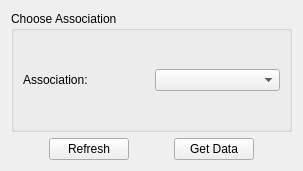
<?xml version="1.0" encoding="UTF-8"?>
<ui version="4.0">
 <class>Form</class>
 <widget class="QWidget" name="Form">
  <property name="geometry">
   <rect>
    <x>0</x>
    <y>0</y>
    <width>303</width>
    <height>171</height>
   </rect>
  </property>
  <property name="windowTitle">
   <string>Birth Attribute</string>
  </property>
  <layout class="QVBoxLayout" name="verticalLayout_2">
   <item>
    <widget class="QGroupBox" name="groupBox_2">
     <property name="title">
      <string>Choose Association</string>
     </property>
     <layout class="QVBoxLayout" name="verticalLayout">
      <item>
       <layout class="QHBoxLayout" name="horizontalLayout_3">
        <item>
         <widget class="QLabel" name="label_4">
          <property name="text">
           <string>Association:</string>
          </property>
         </widget>
        </item>
        <item>
         <widget class="QComboBox" name="property_comboBox"/>
        </item>
       </layout>
      </item>
     </layout>
    </widget>
   </item>
   <item>
    <layout class="QHBoxLayout" name="horizontalLayout">
     <item>
      <spacer name="horizontalSpacer">
       <property name="orientation">
        <enum>Qt::Horizontal</enum>
       </property>
       <property name="sizeHint" stdset="0">
        <size>
         <width>40</width>
         <height>20</height>
        </size>
       </property>
      </spacer>
     </item>
     <item>
      <widget class="QPushButton" name="refresh_button">
       <property name="text">
        <string>Refresh</string>
       </property>
      </widget>
     </item>
     <item>
      <spacer name="horizontalSpacer_3">
       <property name="orientation">
        <enum>Qt::Horizontal</enum>
       </property>
       <property name="sizeHint" stdset="0">
        <size>
         <width>40</width>
         <height>20</height>
        </size>
       </property>
      </spacer>
     </item>
     <item>
      <widget class="QPushButton" name="commit_button">
       <property name="text">
        <string>Get Data</string>
       </property>
      </widget>
     </item>
     <item>
      <spacer name="horizontalSpacer_2">
       <property name="orientation">
        <enum>Qt::Horizontal</enum>
       </property>
       <property name="sizeHint" stdset="0">
        <size>
         <width>40</width>
         <height>20</height>
        </size>
       </property>
      </spacer>
     </item>
    </layout>
   </item>
  </layout>
 </widget>
 <resources/>
 <connections/>
</ui>
